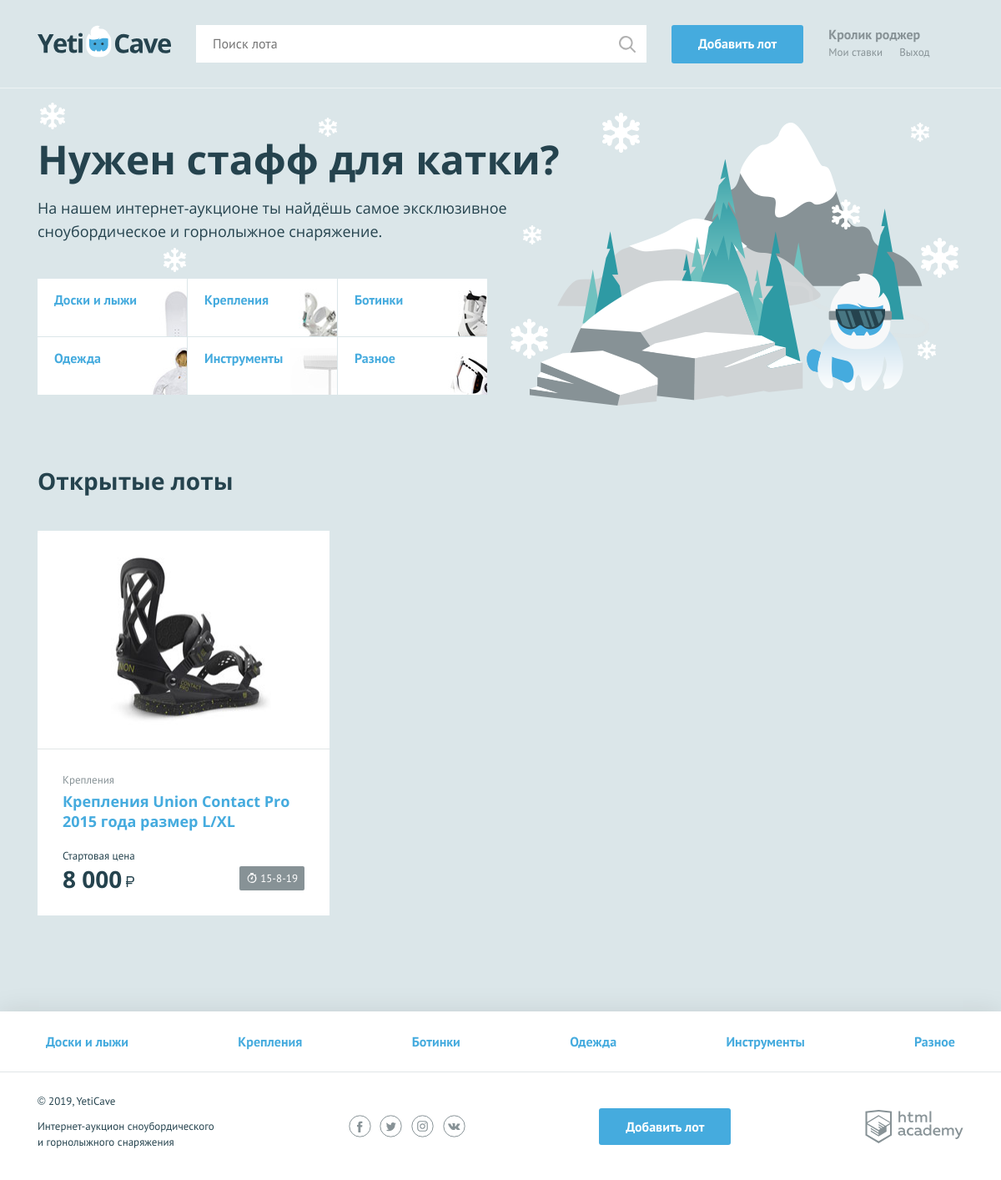
Screenshot of / (signed in) with the database file from the repository.
### tables this page shows
CREATE TABLE categories (
id INT AUTO_INCREMENT PRIMARY KEY,
character_code VARCHAR(64) NOT NULL UNIQUE,
name VARCHAR(64) NOT NULL UNIQUE
);

CREATE TABLE lots (
id INT AUTO_INCREMENT PRIMARY KEY,
date_create TIMESTAMP DEFAULT CURRENT_TIMESTAMP NOT NULL,
name VARCHAR(64) NOT NULL,
description TEXT NOT NULL,
image_link VARCHAR(200) NOT NULL,
initial_price INT NOT NULL,
date_end TIMESTAMP NOT NULL,
step_rate INT NOT NULL,
category INT NOT NULL,
user INT NOT NULL,
winner INT,
FOREIGN KEY (category) REFERENCES categories(id),
FOREIGN KEY (user) REFERENCES users(id),
FOREIGN KEY (winner) REFERENCES users(id),
FULLTEXT INDEX lots_search (name, description)
);

### helpers.php (called while the page is built, shortened)
<?php
function include_template($name, array $data = []) {
    $name = 'templates/' . $name;
    extract($data);
    require $name;
    $result = ob_get_clean();
    return $result;
}

### init.php (called while the page is built, shortened)
<?php
require_once 'functions.php';
require_once 'bd.php';
$categories = get_categories($link);
$lots = get_lots($link);
?>

### templates/index.php (the view)
<main class="container">
            <section class="promo">
                <h2 class="promo__title">Нужен стафф для катки?</h2>
                <p class="promo__text">На нашем интернет-аукционе ты найдёшь самое эксклюзивное сноубордическое и
                    горнолыжное снаряжение.</p>
                <ul class="promo__list">
                    <?php foreach ($categories as $value) :?>
                    <li class="promo__item promo__item--<?=$value['character_code']; ?>">
                        <a class="promo__link" href="pages/all-lots.html"><?=$value['name']; ?></a>
                    </li>
                    <?php endforeach; ?>
                </ul>
            </section>
            <section class="lots">
                <div class="lots__header">
                    <h2>Открытые лоты</h2>
                </div>
                <ul class="lots__list">
                    <?php foreach ($lots as $value):  ?>
                    <li class="lots__item lot">
                        <div class="lot__image">
                            <img src="<?=$value['URL']; ?>" width="350" height="260" alt="<?=htmlspecialchars($value['name']); ?>">
                        </div>
                        <div class="lot__info">
                            <span class="lot__category"><?=$value['category']; ?></span>
                            <h3 class="lot__title"><a class="text-link" href="lot.php?id=<?=$value['id']; ?>"><?=htmlspecialchars($value['name']); ?></a></h3>
                            <div class="lot__state">
                                <div class="lot__rate">
                                    <span class="lot__amount">Стартовая цена</span>
                                    <span class="lot__cost"><?=format_price($value['price']); ?></span>
                                </div>
                                <div class="lot__timer timer">
                                <?=timer($value['date_end'])?>
                                </div>
                            </div>
                        </div>
                    </li>
                <?php endforeach; ?>
                </ul>
            </section>
        </main>

### functions.php (shortened to what this page needs)
<?php
require_once 'helpers.php';
function format_price($num) {
    $result = number_format((ceil($num)), 0, '.', ' ');
    $result .= '<b class="rub">р</b>';
    return $result;
};
function timer($date) {
    $dt_end = date_create($date);
    $dt_now = date_create("now");
    $dt_diff = date_diff($dt_now, $dt_end);
    $timer_days = date_interval_format($dt_diff, "%a");
    $result = '';
    if($dt_now > $dt_end) {
        $result = 'лот закрыт';
    } elseif($timer_days < 1 and $dt_now < $dt_end) {
        $result =  date_interval_format($dt_diff, "%h ч %i мин");
    } elseif(0 < $timer_days and $timer_days < 6) {
        $result =  date_interval_format($dt_diff, "%d дн");
    } elseif(5 < $timer_days) {
        $result =  date('j-n-y', strtotime($date));
    }
    return $result;
};
function get_data($request, $link) {
    $result = mysqli_query($link, $request);
    $array = [];
    if($result) {
        $array = mysqli_fetch_all($result, MYSQLI_ASSOC);
    }
    return $array;
};
function get_lots($link) {
    $request = "SELECT l.id, l.name as name, c.name as category, initial_price as price, image_link as URL, date_end
    FROM lots l
    JOIN categories c
    ON category = c.id
    WHERE l.date_end > CURDATE()
    ORDER BY l.date_create DESC
    LIMIT 6";
    $result = get_data($request, $link);
    return $result;
};
function get_categories($link) {
    $request = "SELECT id, character_code, name FROM categories";
    $result = get_data($request, $link);
    return $result;
};
?>

### templates/layout.php (shortened to what this page needs)
<!DOCTYPE html>
<html lang="ru">
<head>
    <link href="../css/normalize.min.css" rel="stylesheet">
    <link href="../css/style.css" rel="stylesheet">
    <link href="../css/flatpickr.min.css" rel="stylesheet">
</head>
<body>
    <div class="page-wrapper">
        <header class="main-header">
            <div class="main-header__container container">
                <a href="/" class="main-header__logo">
                    <img src="../img/logo.svg" width="160" height="39" alt="Логотип компании YetiCave">
                </a>
                <form class="main-header__search" method="get" action="search.php" autocomplete="off">
                    <input type="search" name="search" placeholder="Поиск лота" value="<?=isset($search)? htmlspecialchars($search) : ''; ?>">
                    <input class="main-header__search-btn" type="submit" name="find" value="Найти">
                </form>
                <a class="main-header__add-lot button" href="add.php">Добавить лот</a>
                <nav class="user-menu">
                    <?php if(isset($_SESSION['user'])): ?>
                    <div class="user-menu__logged">
                        <p><?=htmlspecialchars($_SESSION['user']['name']); ?></p>
                        <a class="user-menu__bets" href="my-bets.php">Мои ставки</a>
                        <a class="user-menu__logout" href="logout.php">Выход</a>
                    </div>
                    <?php endif; ?>
                </nav>
            </div>
        </header>
                    <?=$main_content; ?>
    </div>
    <footer class="main-footer">
        <nav class="nav">
            <ul class="nav__list container">
                <?php foreach ($categories as $value) :?>
                <li class="nav__item">
                    <a href="pages/all-lots.html"><?=$value['name']; ?></a>
                </li>
                <?php endforeach; ?>
            </ul>
        </nav>
        <div class="main-footer__bottom container">
            <div class="main-footer__copyright">
                <p>© 2019, YetiCave</p>
                <p>Интернет-аукцион сноубордического и горнолыжного снаряжения</p>
            </div>
            <div class="main-footer__social social">
                <a class="social__link social__link--facebook" href="#">
                </a>
                <a class="social__link social__link--twitter" href="#">
                </a>
                <a class="social__link social__link--instagram" href="#">
                </a>
                <a class="social__link social__link--vkontakte" href="#">
                </a>
            </div>
            <a class="main-footer__add-lot button" href="add-lot.html">Добавить лот</a>
            <div class="main-footer__developed-by">
                <a class="logo-academy" href="https://htmlacademy.ru/intensive/php">
                </a>
            </div>
        </div>
    </footer>
</body>
</html>

### rows the page displays
categories: name "Доски и лыжи"
categories: name "Крепления"
categories: name "Ботинки"
categories: name "Одежда"
categories: name "Инструменты"
categories: name "Разное"
lots: image_link (picture), category.name "Крепления", name "Крепления Union Contact Pro 2015 года размер L/XL", initial_price "8 000", date_end "15-8-19"

### other values shown
$_SESSION['user']['name'] "Кролик роджер"
